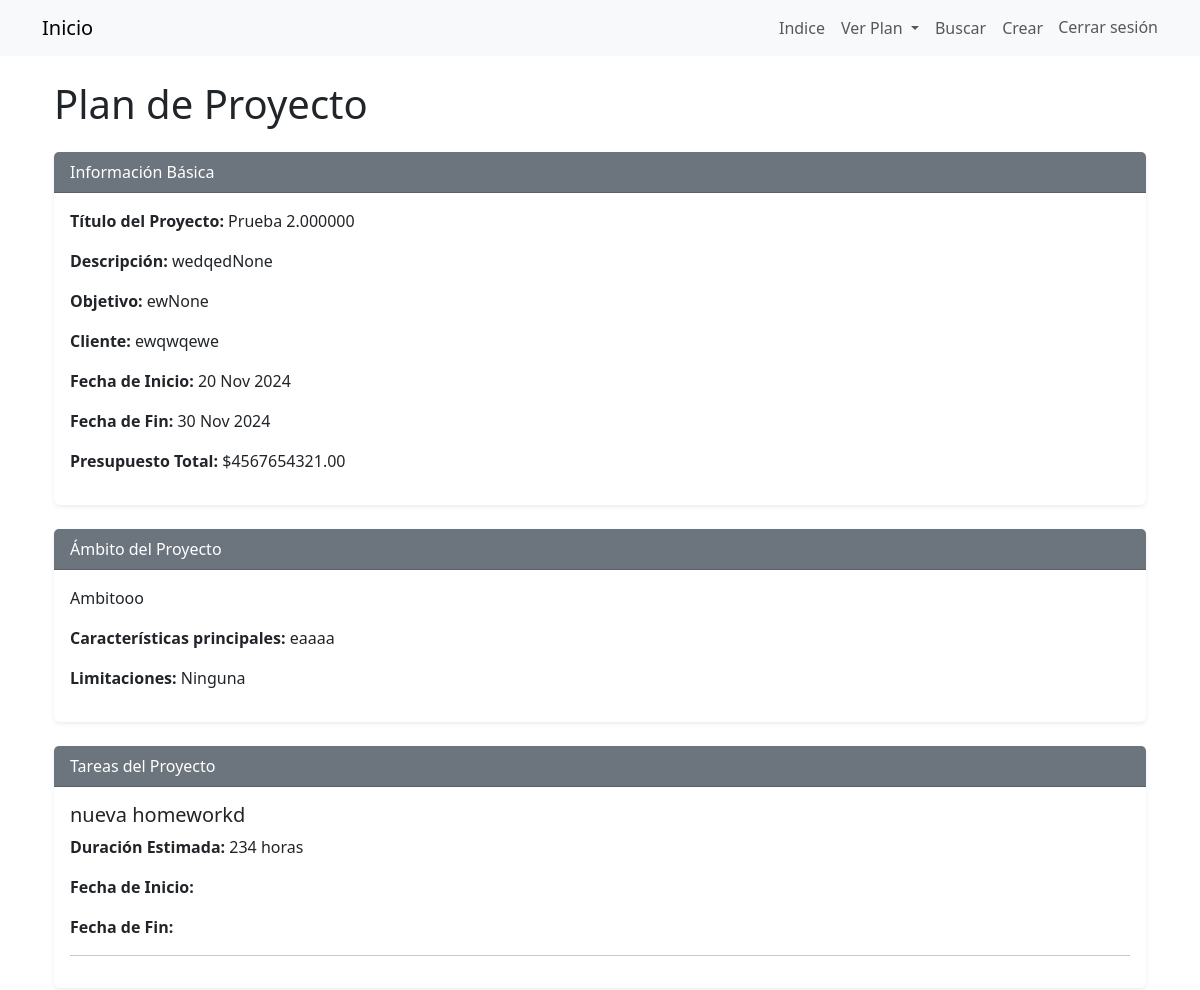
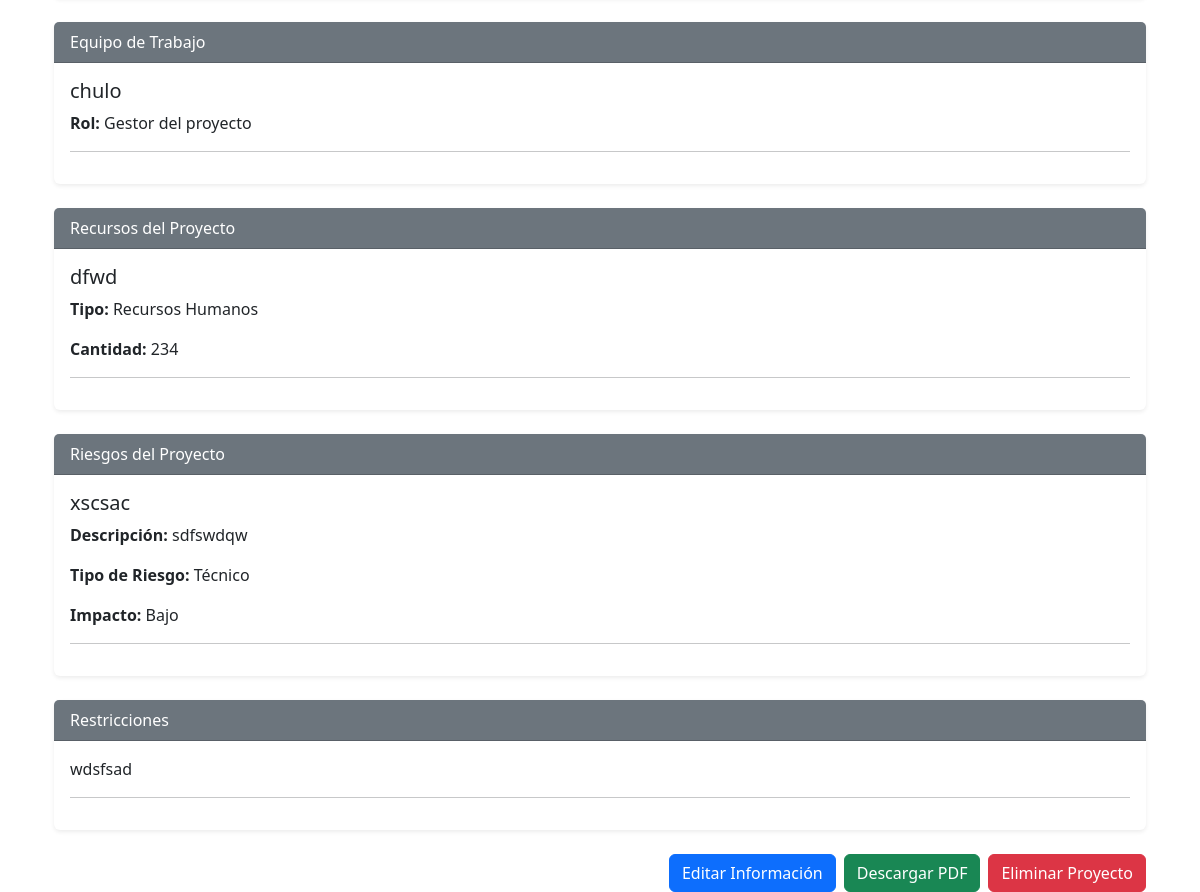
Screenshot of /project-plan/15/ (signed in) with the database file from the repository (2 pictures, top to bottom).
### creadorAPP/models.py (models this page shows, shortened)
class ProjectPlan(models.Model):
    created_by = models.ForeignKey(User, on_delete=models.CASCADE)
    title = models.CharField(max_length=100,blank=True, default='')
    description = models.TextField(blank=True, default='')
    objetive = models.TextField(blank=True, default='')
    clientName = models.CharField(max_length=50,blank=True, default='')
    startDate = models.DateField(blank=True, default='')
    endDate = models.DateField(blank=True, default='')
    presupuestoTotal = models.DecimalField(
        max_digits=12,
        decimal_places=2,
        null=True,
        blank=True,
        help_text="Presupuesto total del proyecto en USD."
        )

class AmbitoProyecto(models.Model):
    project = models.ForeignKey(ProjectPlan, on_delete=models.CASCADE, related_name='ambiito')
    descripcion_ambito = models.TextField(help_text="Descripción del alcance y expectativas del proyecto.",blank=True, default='')
    caracteristicas_principales = models.TextField(help_text="Características principales del proyecto.",blank=True, default='')
    limitaciones = models.TextField(help_text="Limitaciones del proyecto.",blank=True, default='')
    fecha_creacion = models.DateTimeField(auto_now_add=True)
    ultima_actualizacion = models.DateTimeField(auto_now=True)

class Task(models.Model):
    project = models.ForeignKey(ProjectPlan, on_delete=models.CASCADE, related_name='tasks')
    name = models.CharField(max_length=255,blank=True, default='',verbose_name='Nombre')
    description = models.CharField(
        max_length=255,
        blank=True,
        null=True,
        verbose_name='Descripción'
    )
    estimated_duration = models.PositiveIntegerField(blank=True, default='',verbose_name='Duración Estimada')
    created_at = models.DateTimeField(auto_now_add=True)
    start_date = models.DateField(null=True, blank=True,verbose_name='Fecha de inicio')  # Campo para la fecha de inicio
    end_date = models.DateField(null=True, blank=True,verbose_name='Fecha de fin')    # Campo para la fecha de fin

class WorkTeamMember(models.Model):
    ROLE_CHOICES = [
         ('Gestor del proyecto', 'Gestor del proyecto'),
        ('Desarrollador', 'Desarrollador'),
        ('Analista', 'Analista'),
        ('QA Tester', 'QA Tester'),
        ('Otro', 'Otro'),
    ]
    project = models.ForeignKey(ProjectPlan, on_delete=models.CASCADE, related_name = 'team_members')
    name = models.CharField(max_length=200, verbose_name="Nombre del miembro del equipo",blank=True, default='')
    role = models.CharField(max_length=75, choices=ROLE_CHOICES, verbose_name="Rol del miembro del equipo",blank=True, default='')

class Resource(models.Model):
    RESOURCE_TYPE_CHOICES = [
    ('Recursos Humanos', 'Recursos Humanos'),
    ('Herramientas y Software', 'Herramientas y Software'),
    ('Infraestructura y Servicios', 'Infraestructura y Servicios'),
    ('Presupuesto', 'Presupuesto'),
    ('Documentación y Procedimientos', 'Documentación y Procedimientos'),
    ]
    project = models.ForeignKey(ProjectPlan, on_delete=models.CASCADE, related_name='resources')
    resource_type = models.CharField(max_length=30, choices=RESOURCE_TYPE_CHOICES, verbose_name="Tipo de Recurso",blank=True, default='')
    name = models.CharField(max_length=255, verbose_name="Nombre del Recurso",blank=True, default='')
    description = models.TextField(blank=True, null=True, verbose_name="Descripción")
    quantity_estimated = models.PositiveIntegerField(blank=True, null=True, verbose_name="Cantidad Estimada")
    cost_estimated = models.DecimalField(max_digits=10, decimal_places=2, blank=True, null=True, verbose_name="Costo Estimado")
    created_at = models.DateTimeField(auto_now_add=True)

class ProjectRisks(models.Model):
    RISK_TYPES = [
        ('Técnico', 'Técnico'),
        ('Organizativo', 'Organizativo'),
        ('Financiero', 'Financiero'),
    ]
    MITIGATION_STRATEGIES = [
        ('Evitar', 'Evitar'),
        ('Aceptar', 'Aceptar'),
        ('Transferir', 'Transferir'),
        ('Controlar', 'Controlar'),
    ]
    project_plan = models.ForeignKey(ProjectPlan, on_delete=models.CASCADE, related_name='risks')
    risk_identifier = models.CharField(max_length=50, unique=True,blank=True, default='')
    description = models.TextField(blank=True, default='')
    risk_type = models.CharField(max_length=30, choices=RISK_TYPES,blank=True, default='')
    identification_date = models.DateField(auto_now_add=True)
    probability = models.CharField(max_length=30, choices=[
        ('Baja', 'Baja'),
        ('Media', 'Media'),
        ('Alta', 'Alta'),
    ])
    severity_level = models.CharField(max_length=30, choices=[
        ('Bajo', 'Bajo'),
        ('Medio', 'Medio'),
        ('Alto', 'Alto'),
    ])
    mitigation_strategy = models.CharField(max_length=30, choices=MITIGATION_STRATEGIES)

class Restriccion(models.Model):
    RISK_TYPES = [
       ('Técnico', 'Técnico'),
        ('Organizativo', 'Organizativo'),
        ('Financiero', 'Financiero'),
    ]
    proyecto = models.ForeignKey(ProjectPlan, on_delete=models.CASCADE, related_name='restricciones')
    descripcion = models.TextField(help_text="Descripción de la restricción.",blank=True, default='')
    tipo_riesgo = models.CharField(
        max_length=30,
        choices=RISK_TYPES,
        verbose_name="Tipo de Riesgo",
        null=True,
        blank=True,
        help_text="Tipo de riesgo asociado con esta restricción."
    )
    fecha_creacion = models.DateTimeField(auto_now_add=True)

### creadorAPP/views.py (the view)
# urls.py: path('project-plan/<int:project_id>/', views.view_project_plan, name='view_project_plan'),
@login_required
def view_project_plan(request, project_id):
    project_plan = get_object_or_404(ProjectPlan, id=project_id)
    ambito = AmbitoProyecto.objects.filter(project_id=project_id)
    tasks = Task.objects.filter(project_id=project_id)
    team = WorkTeamMember.objects.filter(project_id=project_id)
    resources = Resource.objects.filter(project_id=project_id)
    restrictions = Restriccion.objects.filter(proyecto_id=project_id)
    risks = ProjectRisks.objects.filter(project_plan_id=project_id)
    context = {
        'project_plan': project_plan,
        'ambito': ambito,
        'tasks': tasks,
        'team': team,
        'resources': resources,
        'restrictions': restrictions,
        'risks': risks,
        'project_id': project_id,
    }
    return render(request, 'projects/view_project_plan.html', context)

### creadorAPP/templates/projects/view_project_plan.html (shortened to what this page needs)
{% extends 'base.html' %}
{% block content %}
<div class="container mt-4">
  <h1 class="mb-4 text-dark">Plan de Proyecto</h1>
  {% if project_plan %}
  <div class="card mb-4 border-0 shadow-sm">
    <div class="card-header bg-secondary text-white">Información Básica</div>
    <div class="card-body">
      <p><strong>Título del Proyecto:</strong> {{ project_plan.title }}</p>
      <p><strong>Descripción:</strong> {{ project_plan.description }}</p>
      <p><strong>Objetivo:</strong> {{ project_plan.objetive }}</p>
      <p><strong>Cliente:</strong> {{ project_plan.clientName }}</p>
      <p><strong>Fecha de Inicio:</strong> {{ project_plan.startDate|date:"d M Y" }}</p>
      <p><strong>Fecha de Fin:</strong> {{ project_plan.endDate|date:"d M Y" }}</p>
      <p><strong>Presupuesto Total:</strong> ${{ project_plan.presupuestoTotal }}</p>
    </div>
  </div>
  <div class="card mb-4 border-0 shadow-sm">
    <div class="card-header bg-secondary text-white">Ámbito del Proyecto</div>
    <div class="card-body">
      {% for item in ambito %}
      <p>{{ item.descripcion_ambito }}</p>
      <p><strong>Características principales:</strong> {{ item.caracteristicas_principales }}</p>
      <p><strong>Limitaciones:</strong> {{ item.limitaciones }}</p>
      {% empty %}
      <p>No se ha definido el ámbito del proyecto.</p>
      <a href="{% url 'definir_ambito_proyecto' project_id=project_plan.id %}" class="btn btn-primary">Definir Ámbito</a>
      {% endfor %}
    </div>
  </div>
  <div class="card mb-4 border-0 shadow-sm">
    <div class="card-header bg-secondary text-white">Tareas del Proyecto</div>
    <div class="card-body">
      {% for task in tasks %}
      <h5>{{ task.name }}</h5>
      <p><strong>Duración Estimada:</strong> {{ task.estimated_duration }} horas</p>
      <p><strong>Fecha de Inicio:</strong> {{ task.start_date|date:"d M Y" }}</p>
      <p><strong>Fecha de Fin:</strong> {{ task.end_date|date:"d M Y" }}</p>
      <hr />
      {% empty %}
      <p>No hay tareas definidas para este proyecto.</p>
      <a href="{% url 'add_task' project_id=project_plan.id %}" class="btn btn-primary">Agregar Tarea</a>
      {% endfor %}
    </div>
  </div>
  <div class="card mb-4 border-0 shadow-sm">
    <div class="card-header bg-secondary text-white">Equipo de Trabajo</div>
    <div class="card-body">
      {% for member in team %}
      <h5>{{ member.name }}</h5>
      <p><strong>Rol:</strong> {{ member.role }}</p>
      <hr />
      {% empty %}
      <p>No hay miembros asignados al equipo de trabajo.</p>
      <a href="{% url 'define_work_team' project_id=project_plan.id %}" class="btn btn-primary">Definir Equipo</a>
      {% endfor %}
    </div>
  </div>
  <div class="card mb-4 border-0 shadow-sm">
    <div class="card-header bg-secondary text-white">Recursos del Proyecto</div>
    <div class="card-body">
      {% for resource in resources %}
      <h5>{{ resource.name }}</h5>
      <p><strong>Tipo:</strong> {{ resource.resource_type }}</p>
      <p><strong>Cantidad:</strong> {{ resource.quantity_estimated }}</p>
      <hr />
      {% empty %}
      <p>No hay recursos asignados a este proyecto.</p>
      <a href="{% url 'define_resources' project_id=project_plan.id %}" class="btn btn-primary">Definir Recursos</a>
      {% endfor %}
    </div>
  </div>
  <div class="card mb-4 border-0 shadow-sm">
    <div class="card-header bg-secondary text-white">Riesgos del Proyecto</div>
    <div class="card-body">
      {% for risk in risks %}
      <h5>{{ risk.risk_identifier }}</h5>
      <p><strong>Descripción:</strong> {{ risk.description }}</p>
      <p><strong>Tipo de Riesgo:</strong> {{ risk.risk_type }}</p>
      <p><strong>Impacto:</strong> {{ risk.severity_level }}</p>
      <hr />
      {% empty %}
      <p>No hay riesgos definidos para este proyecto.</p>
      <a href="{% url 'define_risks' project_id=project_plan.id %}" class="btn btn-primary">Definir Riesgos</a>
      {% endfor %}
    </div>
  </div>
  <div class="card mb-4 border-0 shadow-sm">
    <div class="card-header bg-secondary text-white">Restricciones</div>
    <div class="card-body">
      {% for restriction in restrictions %}
      <p>{{ restriction.descripcion }}</p>
      <hr />
      {% empty %}
      <p>No hay restricciones definidas para este proyecto.</p>
      <a href="{% url 'agregar_restriccion' project_id=project_plan.id %}" class="btn btn-primary">Agregar Restricción</a>
      {% endfor %}
    </div>
  </div>
  <div class="d-flex justify-content-end mt-4">
    <a href="{% url 'edit_project_plan' project_id %}" class="btn btn-primary me-2">Editar Información</a>
    {% if project_plan.title and project_plan.description and project_plan.objetive and ambito and tasks and team and resources and risks and restrictions %}
      <a href="{% url 'descargar_plan_completo' project_id %}" class="btn btn-success me-2">Descargar PDF</a>
    {% else %}
      <button class="btn btn-secondary me-2" disabled>Completa el plan para descargar el PDF</button>
    {% endif %}
    <a href="{% url 'delete_project_plan' project_id %}" class="btn btn-danger">Eliminar Proyecto</a>
  </div>
  {% else %}
  <p>No se ha definido el plan de proyecto aún.</p>
  {% endif %}
</div>
{% endblock %}

### rows the page displays
ProjectPlan: title "Prueba 2.000000", description "wedqedNone", objetive "ewNone", clientName "ewqwqewe", startDate "20 Nov 2024", endDate "30 Nov 2024", presupuestoTotal "4567654321.00"
AmbitoProyecto: descripcion_ambito "Ambitooo", caracteristicas_principales "eaaaa", limitaciones "Ninguna"
Task: name "nueva homeworkd", estimated_duration "234"
WorkTeamMember: name "chulo", role "Gestor del proyecto"
Resource: name "dfwd", resource_type "Recursos Humanos", quantity_estimated "234"
ProjectRisks: risk_identifier "xscsac", description "sdfswdqw", risk_type "Técnico", severity_level "Bajo"
Restriccion: descripcion "wdsfsad"
